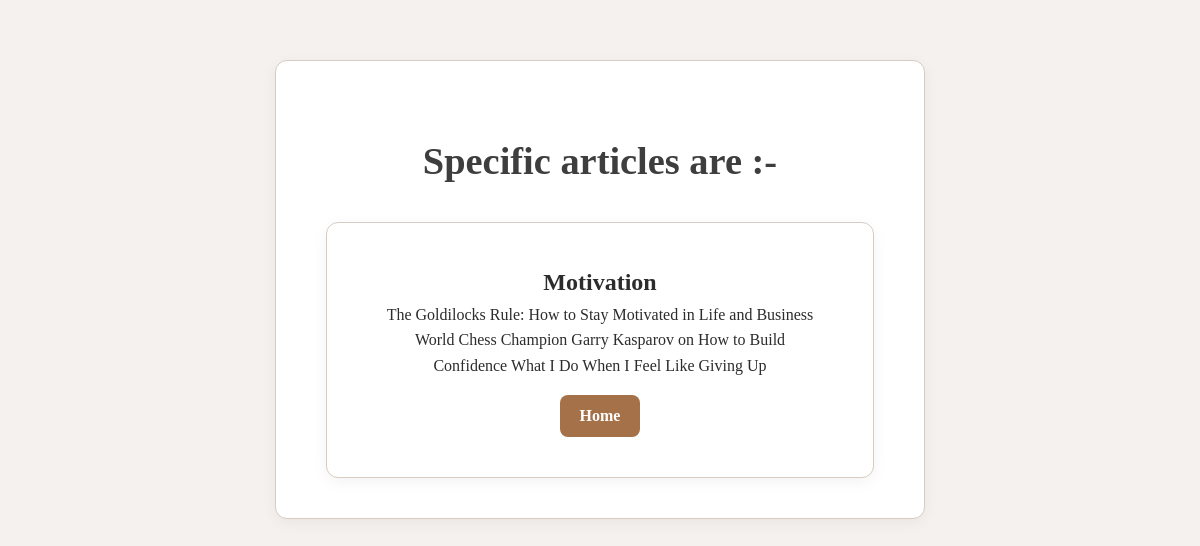
/specarticle/8, run on the app's committed database.
### myapp/models.py (models this page shows)
class ArticleModel(models.Model):
    name = models.CharField(max_length = 100)
    desc = models.TextField()

### myapp/views.py (the view)
# urls.py: path('specarticle/<int:id>', views.spec_article, name = 'specific'),
def spec_article(request,id):
    specific_data = ArticleModel.objects.get(id=id)
    print(specific_data.name)
    print(specific_data.desc)
    return render(request, 'html/specific.html',{'data':specific_data})

### templates/html/specific.html (shortened to what this page needs)
{% extends 'html/index.html' %}
{% block title %}<h1>Specific articles are :- </h1>{% endblock %}
    {% block content %}
    <center>
        <h2>{{data.name}}</h2>
        <p>{{data.desc}}</p>
        <a href="{% url 'home' %}">
            <button>Home</button>
        </a>
    </center>
    {% endblock %}

### static/css/style.css (style rules this page uses)
* { margin: 0; padding: 0; box-sizing: border-box; }
body { font-family: 'Georgia', serif; background-color: #f4f1ee; color: #2c2c2c; line-height: 1.6; padding: 60px 20px; }
center { background-color: #ffffff; border: 1px solid #d6ccc2; max-width: 650px; margin: auto; padding: 40px 50px; border-radius: 12px; box-shadow: 0 4px 15px rgba(0, 0, 0, 0.05); }
h1 { font-size: 2.4rem; margin-bottom: 30px; color: #3e3e3e; text-align: center; }
button { padding: 12px 20px; font-size: 1rem; font-weight: bold; background-color: #5f4b8b; color: #fff; border: none; border-radius: 8px; cursor: pointer; transition: background-color 0.25s ease; font-family: 'Georgia', serif; }
a button { background-color: #a47148; margin-top: 16px; }

### data on the page
ArticleModel: name "Motivation", desc "The Goldilocks Rule: How to Stay Motivated in Life and Business World Chess Champion Garry Kasparov on How to Build Confidence What I Do When I Feel Like Giving Up"
